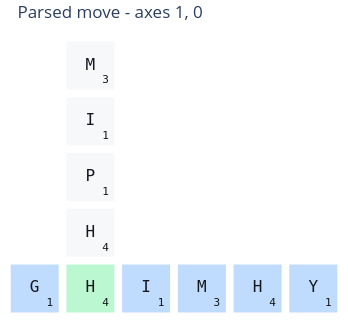

The notebook cell saved with this chart:
### Markdown cell above
## Submitted move

The parsed model answer on the board. Blue tiles are new; green tiles reuse matching board cells; red tiles mark conflicts.

### Code cell
view.show_all(figures.plot_llm_run_move(context, move_source="parsed"))

### Figure 1 — Plotly figure (JSON) as saved in the notebook; plotly's stock layout.template omitted (floating-point values rounded to 4 significant figures)
{"data": [{"customdata": [[[-2, -1], "", 1], [[-2, 0], "0", 4], [[-2, 1], "", 1], [[-2, 2], "", 3], [[-2, 3], "", 4], [[-2, 4], "", 1], [[-1, 0], "0", 4], [[0, 0], "0", 1], [[1, 0], "0", 1], [[2, 0], "0", 3]], "hovertemplate": "coord=%{customdata[0]}<br>symbol=%{text}<br>score=%{customdata[2]}<br>axes=%{customdata[1]}<extra></extra>", "marker": {"color": ["#bfdbfe", "#bbf7d0", "#bfdbfe", "#bfdbfe", "#bfdbfe", "#bfdbfe", "#f7f8fa", "#f7f8fa", "#f7f8fa", "#f7f8fa"], "line": {"color": "rgba(0, 0, 0, 0)", "width": 0}, "size": 48, "symbol": "square"}, "mode": "markers+text", "showlegend": false, "text": ["G", "H", "I", "M", "H", "Y", "H", "P", "I", "M"], "textfont": {"color": "#15181d", "family": "DejaVu Sans Mono, Menlo, Consolas, monospace", "size": 16}, "textposition": "middle center", "type": "scatter", "x": [-1, 0, 1, 2, 3, 4, 0, 0, 0, 0], "y": [-2, -2, -2, -2, -2, -2, -1, 0, 1, 2]}, {"hoverinfo": "skip", "mode": "text", "showlegend": false, "text": ["1", "4", "1", "3", "4", "1", "4", "1", "1", "3"], "textfont": {"color": "#15181d", "family": "DejaVu Sans Mono, Menlo, Consolas, monospace", "size": 11}, "textposition": "middle center", "type": "scatter", "x": [-0.73, 0.27, 1.27, 2.27, 3.27, 4.27, 0.27, 0.27, 0.27, 0.27], "y": [-2.27, -2.27, -2.27, -2.27, -2.27, -2.27, -1.27, -0.27, 0.73, 1.73]}], "layout": {"dragmode": "pan", "height": 322, "margin": {"b": 4, "l": 4, "r": 4, "t": 36}, "paper_bgcolor": "white", "plot_bgcolor": "rgba(0, 0, 0, 0)", "showlegend": false, "title": {"text": "Parsed move - axes 1, 0"}, "width": 348, "xaxis": {"range": [-1.53, 4.53], "scaleanchor": "y", "scaleratio": 1, "showgrid": false, "showticklabels": false, "visible": false, "zeroline": false}, "yaxis": {"range": [-2.53, 2.53], "showgrid": false, "showticklabels": false, "visible": false, "zeroline": false}}}
